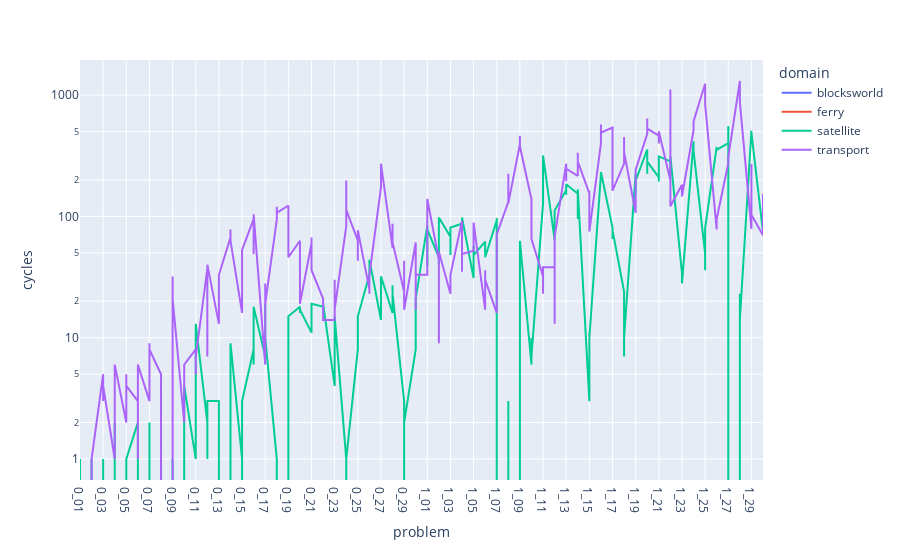

The notebook cell this image was saved under:
### Markdown cell above
# Baseline Cycle Count

### Code cell
visualise_cylces()

### Figure 1 — Plotly figure (JSON) as saved in the notebook; plotly's stock layout.template omitted (floating-point values rounded to 4 significant figures; data arrays with more than 128 entries replaced by an {"elided": "..."} marker saying what was removed)
{"data": [{"hovertemplate": "domain=blocksworld<br>problem=%{x}<br>cycles=%{y}<extra></extra>", "legendgroup": "blocksworld", "line": {"color": "#636efa", "dash": "solid"}, "marker": {"symbol": "circle"}, "mode": "lines", "name": "blocksworld", "orientation": "v", "showlegend": true, "type": "scatter", "x": {"elided": "180 str values"}, "xaxis": "x", "y": {"elided": "180 int values"}, "yaxis": "y"}, {"hovertemplate": "domain=ferry<br>problem=%{x}<br>cycles=%{y}<extra></extra>", "legendgroup": "ferry", "line": {"color": "#EF553B", "dash": "solid"}, "marker": {"symbol": "circle"}, "mode": "lines", "name": "ferry", "orientation": "v", "showlegend": true, "type": "scatter", "x": {"elided": "180 str values"}, "xaxis": "x", "y": {"elided": "180 int values"}, "yaxis": "y"}, {"hovertemplate": "domain=satellite<br>problem=%{x}<br>cycles=%{y}<extra></extra>", "legendgroup": "satellite", "line": {"color": "#00cc96", "dash": "solid"}, "marker": {"symbol": "circle"}, "mode": "lines", "name": "satellite", "orientation": "v", "showlegend": true, "type": "scatter", "x": {"elided": "180 str values"}, "xaxis": "x", "y": {"elided": "180 int values"}, "yaxis": "y"}, {"hovertemplate": "domain=transport<br>problem=%{x}<br>cycles=%{y}<extra></extra>", "legendgroup": "transport", "line": {"color": "#ab63fa", "dash": "solid"}, "marker": {"symbol": "circle"}, "mode": "lines", "name": "transport", "orientation": "v", "showlegend": true, "type": "scatter", "x": {"elided": "180 str values"}, "xaxis": "x", "y": {"elided": "180 int values"}, "yaxis": "y"}], "layout": {"legend": {"title": {"text": "domain"}, "tracegroupgap": 0}, "margin": {"t": 60}, "xaxis": {"anchor": "y", "domain": [0, 1], "title": {"text": "problem"}}, "yaxis": {"anchor": "x", "domain": [0, 1], "title": {"text": "cycles"}, "type": "log"}}}
